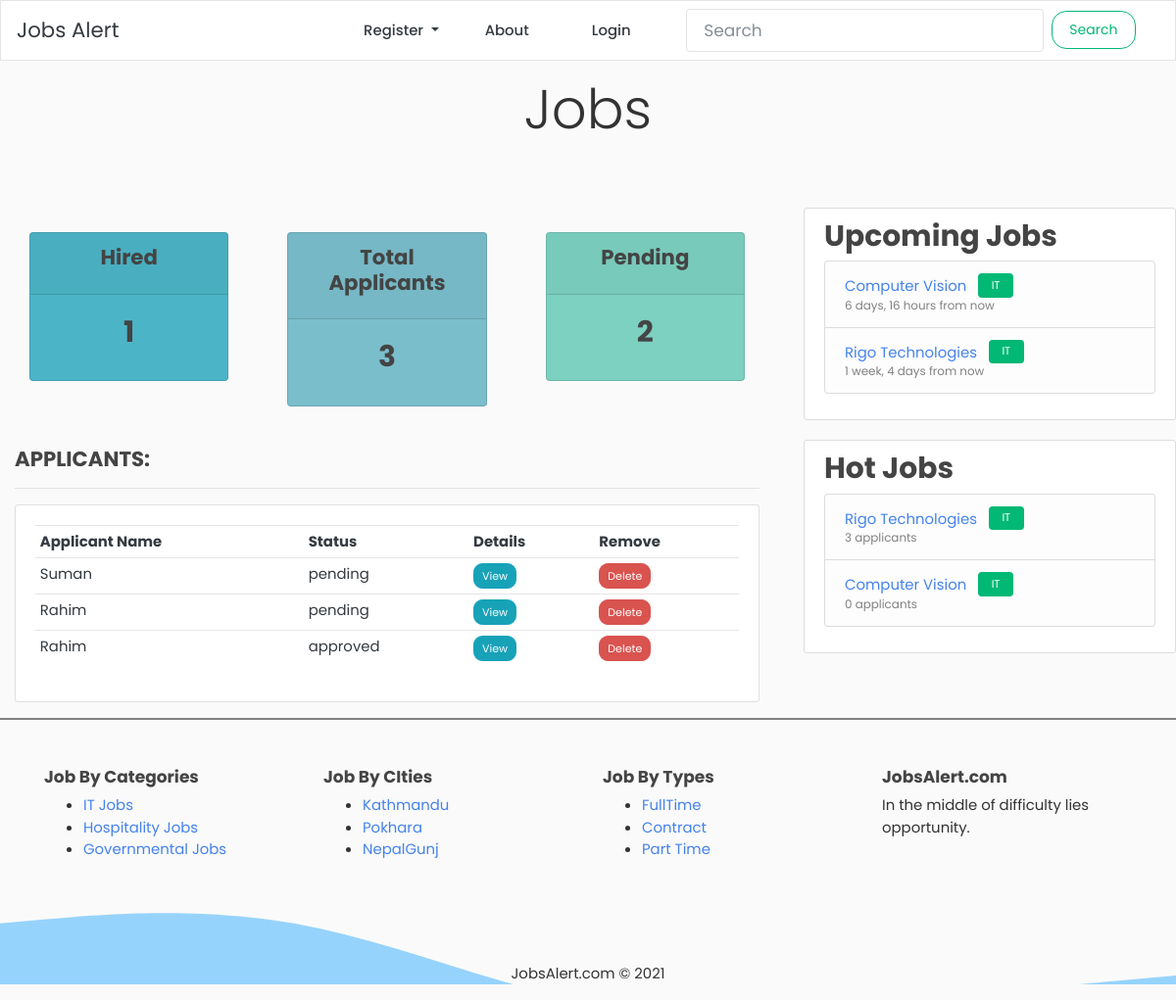
The app's page /post/30/job_dashboard/, older data.
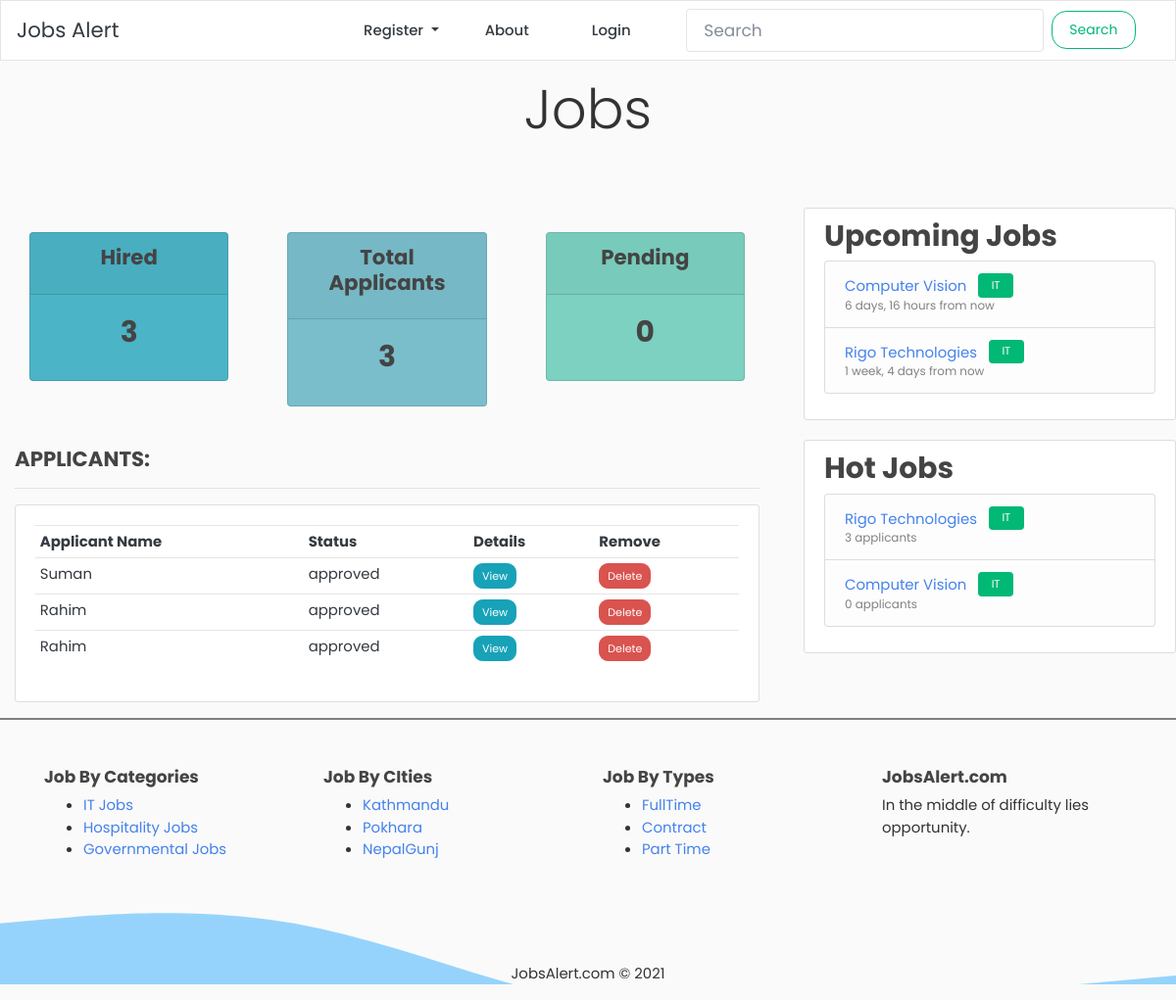
The same page, newer data.
### blog/models.py (models this page shows, shortened)
class JobApplication(models.Model):
    sno = models.AutoField(primary_key=True)
    user = models.ForeignKey(User, on_delete=models.CASCADE)
    post = models.ForeignKey(
        Post,
        on_delete=models.CASCADE,
        related_name='job_applications',
        related_query_name='job_applications'
    )
    name = models.CharField(max_length=200)
    email = models.EmailField(max_length=100)
    phone = PhoneField(blank=True, help_text='Enter phone number')
    work_experience = models.TextField()
    resume = models.FileField(upload_to = 'resume', default='resume/default_resume.jpg')
    status = models.CharField(max_length=200, default='pending')

### blog/views.py (the view)
# urls.py: path('post/<int:pk>/job_dashboard/', views.job_dashboard, name='job-dashboard'),
def job_dashboard(request, pk):
    post = Post.objects.filter(pk=pk).first()
    job_applicants = JobApplication.objects.filter(post=post)
    total_applicants = job_applicants.count()
    pending_count = JobApplication.objects.filter(post=post, status='pending').count()
    approved_count = JobApplication.objects.filter(post=post, status='approved').count()
    context = { 'job_applicant': job_applicants,
                'total_applicants': total_applicants,
                'pending_count': pending_count,
                'approved_count': approved_count
                }
    return render(request, 'blog/dashboard.html', context)

### blog/context_processors.py (called while the page is built)
def get_latest_jobs(request):
    posts = Post.objects.filter(due_date__gte=timezone.now()).order_by('due_date')[:4]
    return {
        'hot_box_posts': posts
    }

def get_hot_jobs(request):
    posts = Post.objects.annotate(
                num_applicants=Count('job_applications')
            ).order_by('-num_applicants')[:4]
    return {
        'hot_box_posts_second': posts
    }

### blog/models.py (called while the page is built)
    def __str__(self):
        return self.category_name

### blog/templates/blog/dashboard.html
{% extends "blog/base.html" %}
{% block content %}
{%  include 'blog/status.html' %}
<br>
<div class="row">
	<div class="col-md-12">
		<h5>APPLICANTS:</h5>
		<hr>
		<div class="card card-body">
			<table class="table table-sm">
				<tr>
                    <th>Applicant Name</th>
                    <th>Status</th>
                    <th>Details</th>
                    <th>Remove</th>
				</tr>
				{% for applicant in job_applicant %}
				<tr>
                    <td>{{applicant.name}}</td>
                    <td>{{applicant.status}}</td>
                    <td><a class="btn btn-sm btn-info" href="{% url 'applicant-detail' applicant.post.id applicant.sno %}">View</a></td>
                    <td><a class="btn btn-sm btn-danger" href="{% url 'applicant-delete' applicant.post.id applicant.sno %}">Delete</a></td>
				</tr>
				{% endfor %}
			</table>
		</div>
	</div>
</div>
{% endblock %}

Row changes from the older to the newer data that the page shows:
changed JobApplication "Suman": status "pending" → "approved"
changed JobApplication (number 2 of 3 on the later page): status "pending" → "approved"
Text that changed along with them:
{{ approved_count }}: "1" → "3"
{{ pending_count }}: "2" → "0"
